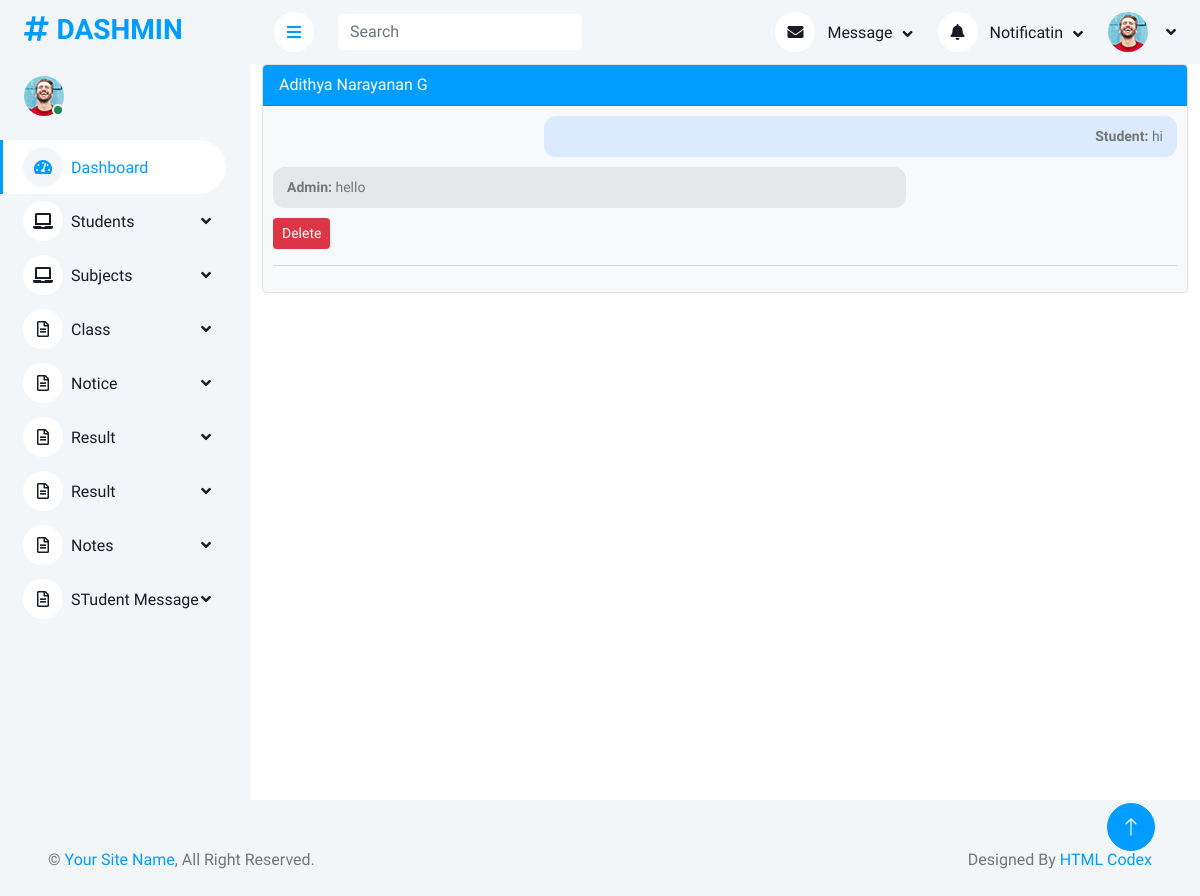
Before: /manage/admin_chat/ with the older database file.
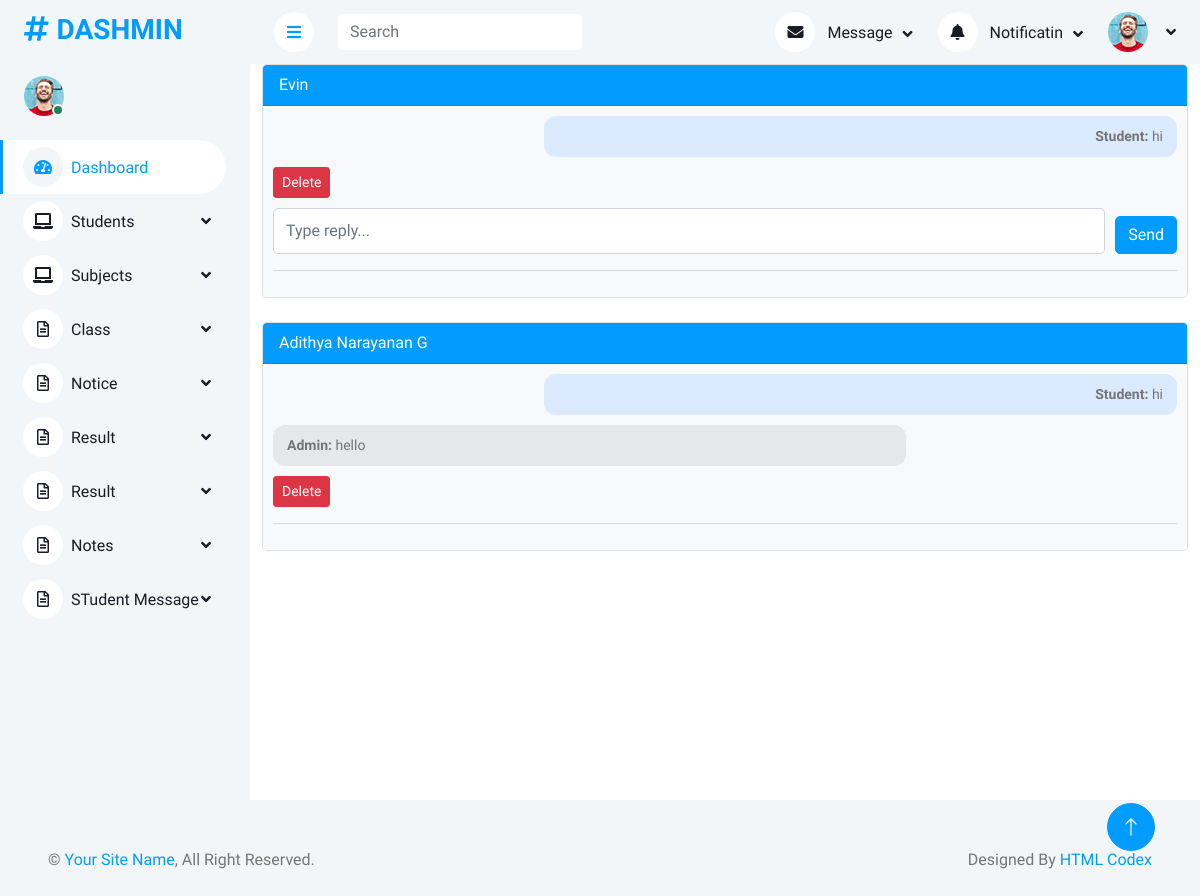
After: the same page with the newer database file.
### AdminApp/models.py (models this page shows, shortened)
class ChatMessage(models.Model):
    student_name = models.CharField(max_length=100)
    message = models.TextField()
    reply = models.TextField(blank=True, null=True)
    created_at = models.DateTimeField(auto_now_add=True)

### AdminApp/views.py (the view)
# urls.py: path('admin_chat/',views.admin_chat,name='admin_chat'),
def admin_chat(request):
    if request.method == "POST":
        chat_id = request.POST.get("chat_id")
        reply = request.POST.get("reply")
        chat = ChatMessage.objects.get(id=chat_id)
        chat.reply = reply
        chat.save()
    chats = ChatMessage.objects.all().order_by("-created_at")
    return render(request,"Admin_Chat.html",{"chats":chats})

### AdminApp/templates/Admin_Chat.html (shortened to what this page needs)
{% extends 'Dashboard.html' %}
{% block content %}
<!DOCTYPE html>
<html lang="en">
<head>
</head>
<body>
    <div class="container">
        {% regroup chats by student_name as student_chats %}
        {% for student in student_chats %}
        <div class="card mb-4">
            <div class="card-header bg-primary text-white">
                {{ student.grouper }}
            </div>
            <div class="card-body chat-area">
                {% for chat in student.list %}
                <div class="msg student">
                    <b>Student:</b> {{ chat.message }}
                </div>
                {% if chat.reply %}
                <div class="msg admin">
                    <b>Admin:</b> {{ chat.reply }}
                </div>
                {% endif %}
                <a href="{% url 'delete_chat' chat.id %}" class="btn btn-danger btn-sm"
                    onclick="return confirm('Delete this message?')">
                    Delete
                </a>
                {% if not chat.reply %}
                <form method="POST" class="reply-box">
                    <input type="text" name="reply" class="form-control" placeholder="Type reply..." required>
                    <button type="submit" class="btn btn-primary mt-2">Send</button>
                </form>
                {% endif %}
                <hr>
                {% endfor %}
            </div>
        </div>
        {% endfor %}
    </div>
</body>
</html>
{% endblock %}

Changed rows visible on the page:
added ChatMessage: grouper "Evin", message "hi"
